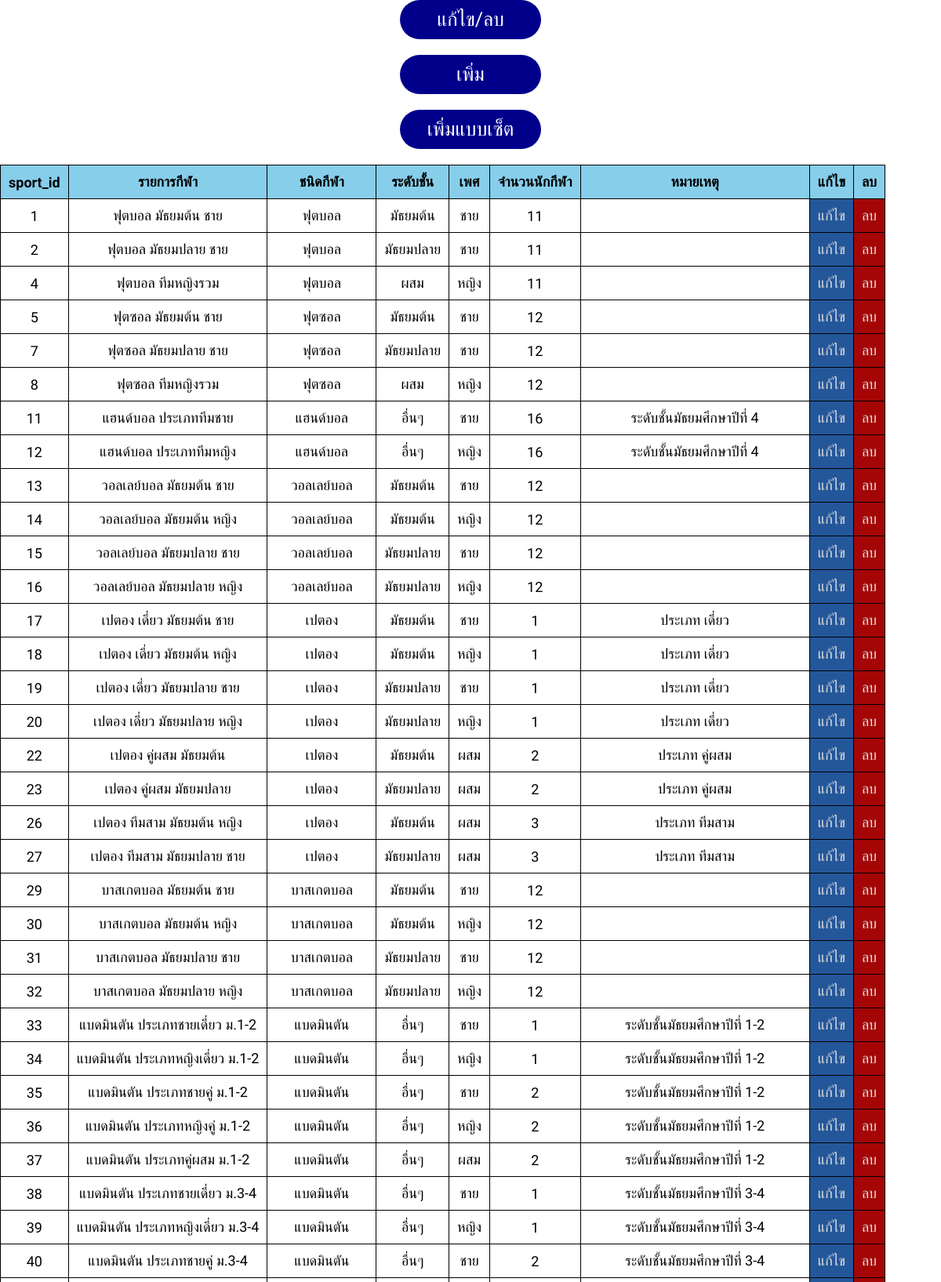
Screenshot of /admin/sport.php?page=sport&sub_page=view (upper part) with the database file from the repository.
### tables this page shows
CREATE TABLE `sports` (
  `sport_id` int(11) NOT NULL,
  `sport_name` varchar(128) NOT NULL,
  `sport_type` varchar(64) NOT NULL,
  `sport_degree` varchar(16) NOT NULL,
  `sport_gender` varchar(8) NOT NULL,
  `sport_amount` int(2) NOT NULL,
  `sport_note` varchar(256) NOT NULL
);

### admin/view/view_sport.php (the view)
<body>
	<div class="table_container" >
	<table style="border-collapse: collapse;">
		<tr>
			<th>sport_id</th>
			<th>รายการกีฬา</th>
			<th>ชนิดกีฬา</th>
			<th>ระดับชั้น</th>
			<th>เพศ</th>
			<th>จำนวนนักกีฬา</th>
			<th>หมายเหตุ</th>
			<th>แก้ไข</th>
			<th>ลบ</th>
		</tr>
		<?php
			$sql_find_sports = "SELECT * FROM `sports`";
			$result_find_sports = mysqli_query($conn, $sql_find_sports);
			if (mysqli_num_rows($result_find_sports) > 0) {
				while ($row_find_sports = mysqli_fetch_assoc($result_find_sports)) {
					echo "<tr>
							<td>".$row_find_sports['sport_id']."</td>
							<td>".$row_find_sports['sport_name']."</td>
							<td>".$row_find_sports['sport_type']."</td>
							<td>".$row_find_sports['sport_degree']."</td>
							<td>".$row_find_sports['sport_gender']."</td>
							<td>".$row_find_sports['sport_amount']."</td>
							<td>".$row_find_sports['sport_note']."</td>
							<td class=edit><a href=\"admin_system.php?page=sport&sub_page=edit&sport_id=".$row_find_sports['sport_id']."\">แก้ไข</a></td>
							<td class=del><a href=\"admin_system.php?page=sport&sub_page=delete&sport_id=".$row_find_sports['sport_id']."\">ลบ</a></td>
						</tr>";
				}
			}else{
				echo "no sport found...";
			}
		 ?>
	</table>
</div>
</body>

### element/styles_admin_sport.css (style rules this page uses)
* { margin: 0; padding: 0; box-sizing: border-box; text-decoration: none; list-style: none; font-family: "Mitr", sans-serif; }
.table_all, th, td { border: 1px solid black; border-collapse: collapse; padding: 10px; }
.table_container { overflow-x: auto; -webkit-overflow-scrolling: touch; }
tr { background-color: skyblue; color: black; font-size: 18px; cursor: pointer; }
td { background-color: white; text-align: center; transition: 0.3s ease; cursor: pointer; }
.edit { background-color: rgb(36, 87, 154); cursor: pointer; }
.del { background-color: rgb(164, 6, 6); }
.edit a { color: #e1e1e1; }
.del a { color: #e1e1e1; }

### rows the page displays
sports: sport_id "1", sport_name "ฟุตบอล มัธยมต้น ชาย", sport_type "ฟุตบอล", sport_degree "มัธยมต้น", sport_gender "ชาย", sport_amount "11"
sports: sport_id "2", sport_name "ฟุตบอล มัธยมปลาย ชาย", sport_type "ฟุตบอล", sport_degree "มัธยมปลาย", sport_gender "ชาย", sport_amount "11"
sports: sport_id "4", sport_name "ฟุตบอล ทีมหญิงรวม", sport_type "ฟุตบอล", sport_degree "ผสม", sport_gender "หญิง", sport_amount "11"
sports: sport_id "5", sport_name "ฟุตซอล มัธยมต้น ชาย", sport_type "ฟุตซอล", sport_degree "มัธยมต้น", sport_gender "ชาย", sport_amount "12"
sports: sport_id "7", sport_name "ฟุตซอล มัธยมปลาย ชาย", sport_type "ฟุตซอล", sport_degree "มัธยมปลาย", sport_gender "ชาย", sport_amount "12"
sports: sport_id "8", sport_name "ฟุตซอล ทีมหญิงรวม", sport_type "ฟุตซอล", sport_degree "ผสม", sport_gender "หญิง", sport_amount "12"
sports: sport_id "11", sport_name "แฮนด์บอล ประเภททีมชาย", sport_type "แฮนด์บอล", sport_degree "อื่นๆ", sport_gender "ชาย", sport_amount "16", sport_note "ระดับชั้นมัธยมศึกษาปีที่ 4"
sports: sport_id "12", sport_name "แฮนด์บอล ประเภททีมหญิง", sport_type "แฮนด์บอล", sport_degree "อื่นๆ", sport_gender "หญิง", sport_amount "16", sport_note "ระดับชั้นมัธยมศึกษาปีที่ 4"
sports: sport_id "13", sport_name "วอลเลย์บอล มัธยมต้น ชาย", sport_type "วอลเลย์บอล", sport_degree "มัธยมต้น", sport_gender "ชาย", sport_amount "12"
sports: sport_id "14", sport_name "วอลเลย์บอล มัธยมต้น หญิง", sport_type "วอลเลย์บอล", sport_degree "มัธยมต้น", sport_gender "หญิง", sport_amount "12"
sports: sport_id "15", sport_name "วอลเลย์บอล มัธยมปลาย ชาย", sport_type "วอลเลย์บอล", sport_degree "มัธยมปลาย", sport_gender "ชาย", sport_amount "12"
sports: sport_id "16", sport_name "วอลเลย์บอล มัธยมปลาย หญิง", sport_type "วอลเลย์บอล", sport_degree "มัธยมปลาย", sport_gender "หญิง", sport_amount "12"
sports: sport_id "17", sport_name "เปตอง เดี่ยว มัธยมต้น ชาย", sport_type "เปตอง", sport_degree "มัธยมต้น", sport_gender "ชาย", sport_amount "1", sport_note "ประเภท เดี่ยว"
sports: sport_id "18", sport_name "เปตอง เดี่ยว มัธยมต้น หญิง", sport_type "เปตอง", sport_degree "มัธยมต้น", sport_gender "หญิง", sport_amount "1", sport_note "ประเภท เดี่ยว"
sports: sport_id "19", sport_name "เปตอง เดี่ยว มัธยมปลาย ชาย", sport_type "เปตอง", sport_degree "มัธยมปลาย", sport_gender "ชาย", sport_amount "1", sport_note "ประเภท เดี่ยว"
sports: sport_id "20", sport_name "เปตอง เดี่ยว มัธยมปลาย หญิง", sport_type "เปตอง", sport_degree "มัธยมปลาย", sport_gender "หญิง", sport_amount "1", sport_note "ประเภท เดี่ยว"
sports: sport_id "22", sport_name "เปตอง คู่ผสม มัธยมต้น", sport_type "เปตอง", sport_degree "มัธยมต้น", sport_gender "ผสม", sport_amount "2", sport_note "ประเภท คู่ผสม"
sports: sport_id "23", sport_name "เปตอง คู่ผสม มัธยมปลาย", sport_type "เปตอง", sport_degree "มัธยมปลาย", sport_gender "ผสม", sport_amount "2", sport_note "ประเภท คู่ผสม"
sports: sport_id "26", sport_name "เปตอง ทีมสาม มัธยมต้น หญิง", sport_type "เปตอง", sport_degree "มัธยมต้น", sport_gender "ผสม", sport_amount "3", sport_note "ประเภท ทีมสาม"
sports: sport_id "27", sport_name "เปตอง ทีมสาม มัธยมปลาย ชาย", sport_type "เปตอง", sport_degree "มัธยมปลาย", sport_gender "ผสม", sport_amount "3", sport_note "ประเภท ทีมสาม"
sports: sport_id "29", sport_name "บาสเกตบอล มัธยมต้น ชาย", sport_type "บาสเกตบอล", sport_degree "มัธยมต้น", sport_gender "ชาย", sport_amount "12"
sports: sport_id "30", sport_name "บาสเกตบอล มัธยมต้น หญิง", sport_type "บาสเกตบอล", sport_degree "มัธยมต้น", sport_gender "หญิง", sport_amount "12"
sports: sport_id "31", sport_name "บาสเกตบอล มัธยมปลาย ชาย", sport_type "บาสเกตบอล", sport_degree "มัธยมปลาย", sport_gender "ชาย", sport_amount "12"
sports: sport_id "32", sport_name "บาสเกตบอล มัธยมปลาย หญิง", sport_type "บาสเกตบอล", sport_degree "มัธยมปลาย", sport_gender "หญิง", sport_amount "12"
sports: sport_id "33", sport_name "แบดมินตัน ประเภทชายเดี่ยว ม.1-2", sport_type "แบดมินตัน", sport_degree "อื่นๆ", sport_gender "ชาย", sport_amount "1", sport_note "ระดับชั้นมัธยมศึกษาปีที่ 1-2"
sports: sport_id "34", sport_name "แบดมินตัน ประเภทหญิงเดี่ยว ม.1-2", sport_type "แบดมินตัน", sport_degree "อื่นๆ", sport_gender "หญิง", sport_amount "1", sport_note "ระดับชั้นมัธยมศึกษาปีที่ 1-2"
sports: sport_id "35", sport_name "แบดมินตัน ประเภทชายคู่ ม.1-2", sport_type "แบดมินตัน", sport_degree "อื่นๆ", sport_gender "ชาย", sport_amount "2", sport_note "ระดับชั้นมัธยมศึกษาปีที่ 1-2"
sports: sport_id "36", sport_name "แบดมินตัน ประเภทหญิงคู่ ม.1-2", sport_type "แบดมินตัน", sport_degree "อื่นๆ", sport_gender "หญิง", sport_amount "2", sport_note "ระดับชั้นมัธยมศึกษาปีที่ 1-2"
sports: sport_id "37", sport_name "แบดมินตัน ประเภทคู่ผสม ม.1-2", sport_type "แบดมินตัน", sport_degree "อื่นๆ", sport_gender "ผสม", sport_amount "2", sport_note "ระดับชั้นมัธยมศึกษาปีที่ 1-2"
sports: sport_id "38", sport_name "แบดมินตัน ประเภทชายเดี่ยว ม.3-4", sport_type "แบดมินตัน", sport_degree "อื่นๆ", sport_gender "ชาย", sport_amount "1", sport_note "ระดับชั้นมัธยมศึกษาปีที่ 3-4"
sports: sport_id "39", sport_name "แบดมินตัน ประเภทหญิงเดี่ยว ม.3-4", sport_type "แบดมินตัน", sport_degree "อื่นๆ", sport_gender "หญิง", sport_amount "1", sport_note "ระดับชั้นมัธยมศึกษาปีที่ 3-4"
sports: sport_id "40", sport_name "แบดมินตัน ประเภทชายคู่ ม.3-4", sport_type "แบดมินตัน", sport_degree "อื่นๆ", sport_gender "ชาย", sport_amount "2", sport_note "ระดับชั้นมัธยมศึกษาปีที่ 3-4"
